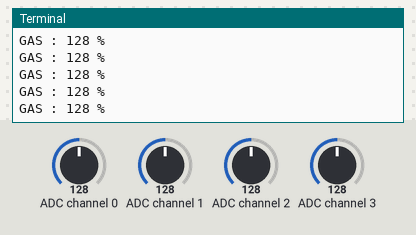
The program below on a simulated Raspberry Pi (BCM pin numbers). Shown: the last lines printed to the terminal. The inputs (shaded band) are chosen by the test bench; at power-on: ADC channel 2 = 128, ADC channel 0 = 128, ADC channel 1 = 128, ADC channel 3 = 128 (analog values on the 0–255 scale).

Above: at 1.2 s.
1.3 s: ADC channel 2 set to 178
At 1.32 s:
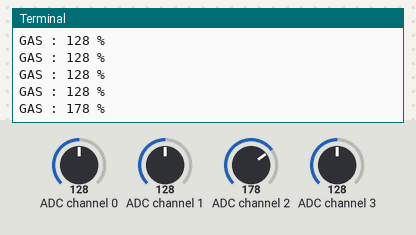
2.8 s: ADC channel 2 set to 247
At 2.83 s:
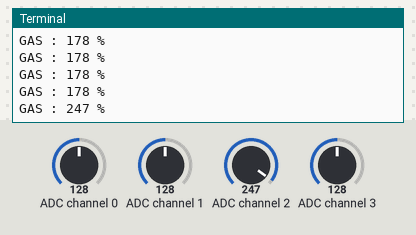
Timing chart, 0 to 5.8 s (numbered marks = the images above; inputs shaded):
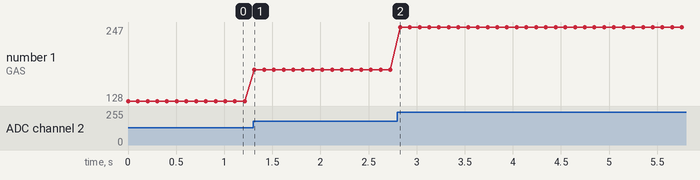

The program:

gas.py
```python
# I2C 사용을 위한 모듈 smbus
import smbus

# 지연시간 제어를 위해 time 모듈을 사용한다.
import time

bus = smbus.SMBus(1)   # I2C 포트 번호 (1번을 씀)
i2c_address = 0x48

# PCF8591 칩에서 데이터를 받기위한 명령어다.
command = 0x44

# try-except 는 파이썬의 예외처리 구문으로
# 키보드로 Ctrl + C를 누를시 프로그램이 종료 된다.
try:
    while(1) :
        # i2c의 주소와 명령어를 전송하여 5Byte의 데이터를 읽어온다.
        # 맨 앞의 dummy data(index 0번 데이터)를 제외하고 뒤 4Byte가 4개의 ADC 포트 데이터이다.
        adc_data = bus.read_i2c_block_data(i2c_address, command, 5)
        # I2C로 부터 센서 값을 읽어온다. GAS 센서는 2번이다
        GasValue = adc_data[3]
        print("GAS : " + str(GasValue) + " %")
        time.sleep(0.1)
    # 종료 등의 키보드 인터럽트 발생시 처리 동작
except KeyboardInterrupt:
    pass
```

Measured:
- after the input at 1.3 s, the terminal: prints a new line at once (image 1)
- after the input at 2.8 s, the terminal: prints a new line at once (image 2)
- plotted number 1: 128 → 178 after the input at 1.3 s, 178 → 247 after the input at 2.8 s
